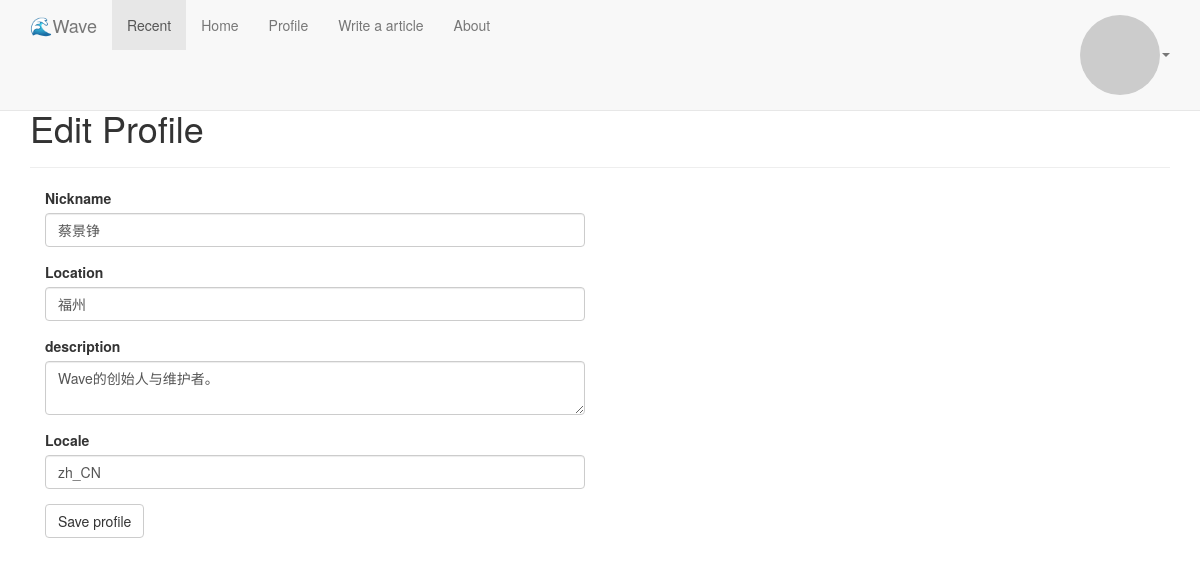
The app's page /edit-profile (signed in) with its own data.
### app/models.py (models this page shows, shortened)
class User(UserMixin, db.Model):
    __tablename__ = 'users'
    id = db.Column(db.Integer, primary_key=True)
    email = db.Column(db.String(64), unique=True, nullable=False, index=True)
    username = db.Column(db.String(64), unique=True, nullable=False, index=True)
    password_hash = db.Column(db.String(128), nullable=False)
    confirmed = db.Column(db.Boolean, default=False)
    name = db.Column(db.String(64))
    location = db.Column(db.String(64))
    description = db.Column(db.Text)
    member_since = db.Column(db.DateTime(), default=datetime.utcnow)
    last_seen = db.Column(db.DateTime(), default=datetime.utcnow)
    email_hash = db.Column(db.String(32))
    locale = db.Column(db.String(8), default='')
    timezone = db.Column(db.String(8), default='UTC+8')
    is_administrator = db.Column(db.Boolean, default=False)
    posts = db.relationship('Post', lazy='dynamic', backref=db.backref('author', lazy='select'))
    tags = db.relationship('Tag', secondary='users_tags', lazy='subquery',
                           backref=db.backref('users', lazy=True))
    following = db.relationship('User', secondary='follows', lazy='dynamic',
                               primaryjoin=(follows.c.follower_id == id),
                               secondaryjoin=(follows.c.following_id == id),
                               backref=db.backref('followers', lazy='dynamic'))
    @property
    def password(self):
        raise AttributeError('password is not readable.')
    def ping(self):
        self.last_seen = datetime.utcnow()
        db.session.add(self)
        db.session.commit()
    def avatar(self, size):
        return 'https://www.gravatar.com/avatar/{}?d=identicon&s={}'.format(self.email_hash, size)
    def follows(self, user):
        if not self.is_following(user):
            self.following.append(user)

### app/frontend/views.py (the view, shortened to what this page needs)
@frontend.route('/edit-profile', methods=['GET', 'POST'])
@login_required
def edit_profile():
    form = EditProfileForm()
    form.name.data = current_user.name
    form.location.data = current_user.location
    form.description.data = current_user.description
    form.locale.data = current_user.locale
    return render_template('user/edit_profile.html', form=form)

### app/frontend/forms.py
class EditProfileForm(FlaskForm):
    name = StringField(_l(u'Nickname'), [Length(0, 64)])
    location = StringField(_l(u'Location'), [Length(0, 64)])
    description = TextAreaField(_l(u'description'))
    locale = StringField(_l(u'Locale'))
    submit = SubmitField(_l(u'Save profile'))

### app/auth/views.py (called while the page is built)
@auth.before_app_request
def before_request():
    if current_user.is_authenticated:
        current_user.ping()
        if not current_user.confirmed \
            and request.endpoint \
            and request.blueprint != 'auth' \
            and request.endpoint != 'static':
            return redirect(url_for('auth.unconfirmed'))

### app/models.py (called while the page is built)
@login_manager.user_loader
def load_user(id):
    return User.query.get(int(id))

### app/templates/user/edit_profile.html (shortened to what this page needs)
{% extends "base.html" %}
{% import "bootstrap/wtf.html" as wtf %}
{% block content %}
    <div class="container">
        <div class="page-header">
            <h1>{{ _('Edit Profile') }}</h1>
        </div>
        <div class="col-xs-12 col-md-6">
            {{ wtf.quick_form(form) }}
        </div>
    </div>
{% endblock %}

### app/static/css/wave.css (style rules this page uses)
body > div.container:first-of-type { margin-top: 68px; }

### records on screen
User: name "蔡景铮", location "福州", description "Wave的创始人与维护者。", locale "zh_CN"
